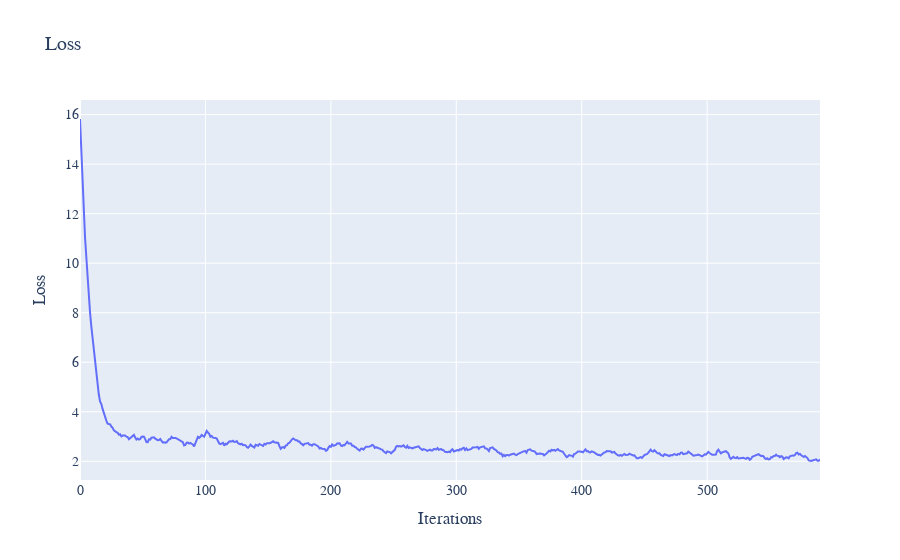

The cell this chart's notebook holds for it:
### Code cell
eq = LQG()
model = MODEL_CONFIG = {
    "hidden_dim": 64,
    "learning_rate": 1e-3,
    "loss_weights": (1, 6),
    "sampling_method": "uniform",
    "lr_decay": 0.98,
    "network_type": "FF",
    "optimiser": "Adam",
    "method": "Galerkin"
}
solver = DeepPDESolver(model, eq)
losses = list(solver.train(600))
plot_losses(losses)

### Figure 1 — Plotly figure (JSON) as saved in the notebook; plotly's stock layout.template omitted (floating-point values rounded to 4 significant figures; data arrays with more than 128 entries replaced by an {"elided": "..."} marker saying what was removed)
{"data": [{"mode": "lines", "name": "Error at x=0.1", "type": "scatter", "x": {"elided": "591 int values"}, "xaxis": "x", "y": {"elided": "591 float values"}, "yaxis": "y"}], "layout": {"font": {"family": "Courier New, monospace", "size": 14}, "title": {"text": "Loss"}, "xaxis": {"anchor": "y", "domain": [0, 1], "title": {"text": "Iterations"}}, "yaxis": {"anchor": "x", "domain": [0, 1], "title": {"text": "Loss"}}}}
